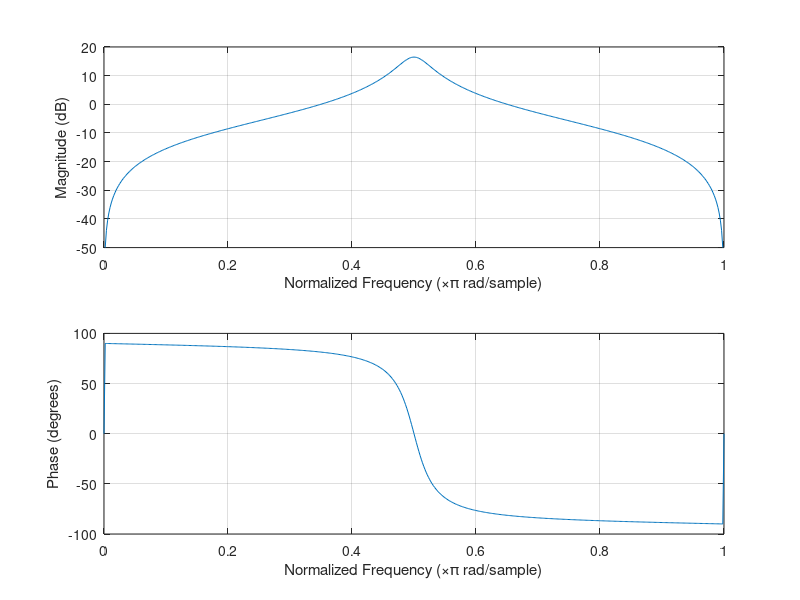

Reproduce this figure in MATLAB.
%questao 8 
%item 2
b=[1,-1];
a=[2.9627,0.9627];
freqz(b,a);

%item 3.a
b=[0.6103,-0.6103];
a=[1.2728,1.0897];
freqz(b,a);
%item 3.b
b=[0.6103, 0, -0.6103];
a=[1.2728, 0, 1.0897];
freqz(b,a);